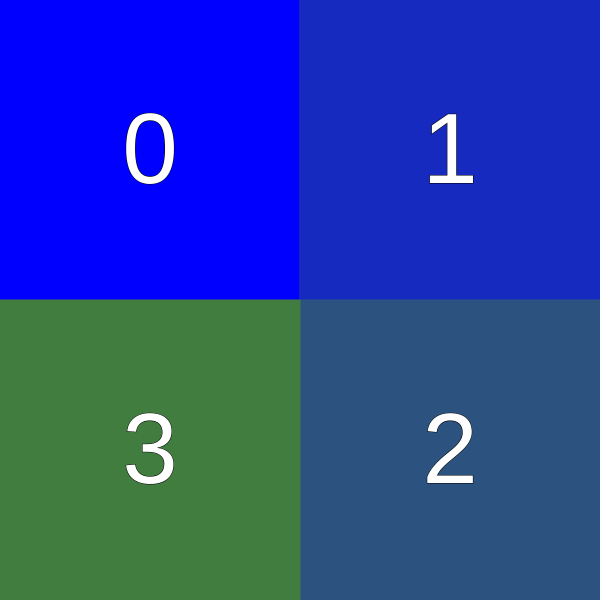
Frame 1 (no input)
Frame 60 (no input): identical to frame 1, image omitted
Frame 120 (the mouse pressed at the canvas centre since frame 60): identical to frame 1, image omitted

The p5.js sketch that drew this single still picture (run headless with seeded random() and noise() and a simulated clock; from frame 60 on, the mouse is pressed at the canvas centre):

// p5.js sketch
// ── sketch.js
let width = 600;
let height = 600;
let slider1;
let slider2;
let slider3;
let slider1Text;
let slider2Text;
let slider3Text;
let fpsText;
let tick = 0;

function setup() {
	let canvas = createCanvas(width, height);
	canvas.position(window.innerWidth/2-width/2, 50, 'relative');
	
	//slider for ring count and scale
	slider1 = createSlider(1, 600, 1);
	slider1.position(window.innerWidth/2-width/2, 10);
	slider1.size(width-20, 10);
	
	slider1Text = createElement('h5', 'scale');
	slider1Text.position(window.innerWidth/2 + width/2, 8);
	slider1Text.style('margin', '0');
	slider1Text.style('color', '#c9d1d9');
		
	//slider for criteria or number to be divisible by
	slider2 = createSlider(1, 100, 1);
	slider2.position(window.innerWidth/2-width/2, 30);
	slider2.size(width-20, 10);
	
	slider2Text = createElement('h5', 'mod');
	slider2Text.position(window.innerWidth/2 + width/2, 25);
	slider2Text.style('margin', '0');
	slider2Text.style('color', '#c9d1d9');
	
	//slider for checking prime numbers
	slider3 = createSlider(0, 1, 0, 1);
	slider3.position(window.innerWidth/2 - width/2 - 70, 10);
	slider3.size(50, 10);
	
	slider3Text = createElement('h5', 'check primes');
	slider3Text.position(window.innerWidth/2 - width/2 - 170, 8);
	slider3Text.style('margin', '0');
	slider3Text.style('color', '#c9d1d9');
	
	fpsText = createElement('h5', 'fps: ');
	fpsText.position(0, 8);
	fpsText.style('margin', '0');
	fpsText.style('color', '#c9d1d9');
}

function draw() {
	
	//setting up a background:
	stroke(88, 166, 255);
	fill(13, 17, 23);
	rect(0, 0, width, height);
	line(width/2, 0, width/2, height);
	line(0, height/2, width, height/2);
	
	//setting up initial values:
	let maxvalue = calcBL(slider1.value());
	let scale = width / (slider1.value() * 2);
	let criteria = slider2.value();
	let primeCheck = slider3.value();
	
	//updating scale and mod labels
	slider1Text.html('scale: '+ slider1.value().toString());
	if(primeCheck == 0)
		slider2Text.html('mod: '+ slider2.value().toString());
	else
		slider2Text.html('mod: Primes');
	
	//updating fps label
	if(tick % 10 == 0)
		fpsText.html('fps: '+ int(frameRate()).toString());
	tick++;
	
	for(let i = 0; i < maxvalue; i++)
	{
		a = calcPos(i);
		if((primeCheck == 0 && i % criteria == 0) || 
		   (primeCheck == 1 && isPrime(i)))
		{
			fill((    i / maxvalue) * 88, 
				 (    i / maxvalue) * 166, 
				 (1 - i / maxvalue) * 255);
			stroke((    i / maxvalue) * 88, 
				   (    i / maxvalue) * 166, 
				   (1 - i / maxvalue) * 255);
			rect(a.x * scale + width  / 2 - scale, 
				-a.y * scale + height / 2 - scale, 
				 scale, scale);
		}
		if(slider1.value() <= 13)
		{
			stroke(0);
			fill(255);
			textAlign(CENTER);
			textsize = 100/slider1.value()
			textSize(textsize);
			text(i, a.x * scale + width  / 2 - scale/2, 
				-a.y * scale + height / 2 - scale/2 + textsize/3);
		}
	}
}

//checks whether a giver number is prime or not
//returns 1 if it is prime, 0 otherwise
function isPrime(num) {
  for(let i = 2, s = Math.sqrt(num); i <= s; i++)
    if(num % i === 0) return false;
  return num > 1;
}


// ── calculations.js
//finds the value of bottom right 
//corner of a ring with given depth
function calcBR(depth)
{
    return 4 * depth ** 2 - 2 * depth;
}

//finds the value of upper right 
//corner of a ring with given depth
function calcUR(depth)
{
    b = 0.5 + 2 * depth;
    if(b < 0)
        return 4 * depth ** 2;
    else	
        return 4 * depth ** 2 + 2 * b;
}	

//finds the value of upper left 
//corner of a ring with given depth
function calcUL(depth)
{
    return 4 * depth ** 2 + 2 * depth;
}

//finds the value of bottom left 
//corner of a ring with given depth
function calcBL(depth)
{
    b = 0.5 - 2 * depth;
    if(b < 0)
		return 4 * depth ** 2;
    else
        return 4 * depth ** 2 + 2 * b;
}

//calculates coordinate position of 
//a given value in the grid spiral
function calcPos(value)
{
	i = 0; //depth of the ring, or distance from the center
	if(value > 1)
		i = Math.floor((1 + Math.sqrt(1 + 4 * value)) / 4) - 1;
	
	ul = calcUL(i + 1); //upper left corner of given depth
	if(value > ul) 
		i += 1;
	
	ul  = calcUL(i);
    ur  = calcUR(i);
    br  = calcBR(i + 1);
    bl  = calcBL(i + 1);
    ul2 = calcUL(i + 1);
	
	x = 0;
	y = 0;
	
	
	//This checks the 8 possible positions of the value 
	//and assigns coordinate position accordingly
	
	//upper left corner
	if(value == ul || value == ul2)
	{
        if(value == 0)
		{
            x = 0;
            y = 0;
		}
        else
		{
            x = -(i + 1);
            y =  (i + 1);
		}
	}
	//upper right corner
    else if(value == ur)
	{
        x = i + 1;
        y = i;
	}
	//bottom right corner
    else if(value == br)
	{
        x = i + 1;
        y = -(i + 1);
	}
	//bottom left corner
    else if(value == bl)
	{
        x = -i - 1;
        y = -(i + 1);
	}
	//top
    else if(value < ur)
	{
        x = value - ul - i;
        y = i;
	}
	//right
    else if(value < br)
	{
        x = i + 1;
        y = (br - value) - (i + 1);
	}
	//bottom
	else if(value < bl)
	{
        x = ((i + 1) - (value - br));
        y = -(i + 1);
	}
	//left
    else
	{
        x = -(i + 1);
        y = (i + 1) - (ul2 - value);
	}
    return {x, y};
}
